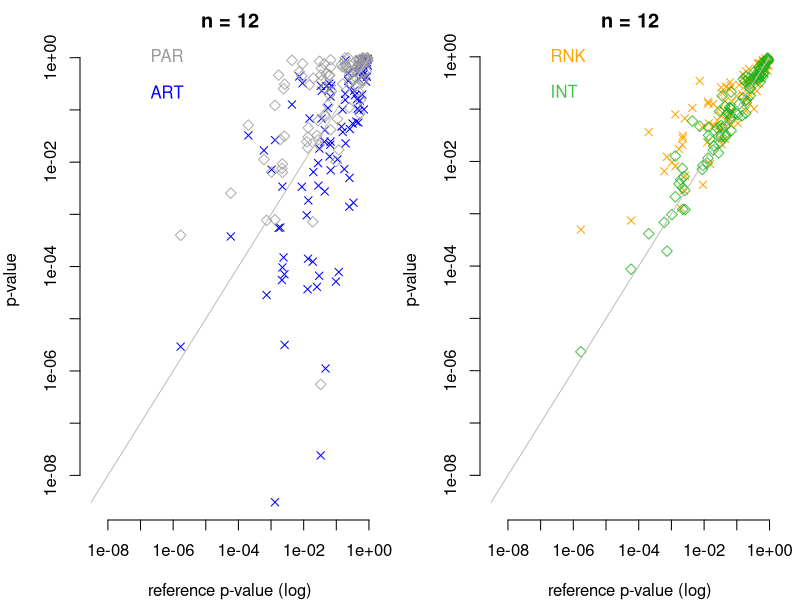

Reproduce this figure in R.
rm(list=ls())


df <- read.csv("p-values-12-interaction.csv", sep=",", header=TRUE, strip.white=TRUE)

min = min(df$pX1X2,df$artX1X2,df$intX1X2,df$parX1X2)
max = max(df$pX1X2,df$artX1X2,df$intX1X2,df$parX1X2)

#min = min(df$pX1,df$artX1,df$parX1)
#max = max(df$pX1,df$artX1,df$parX1)

par(mfrow = c(1, 2), mar = c(4, 4, 2, 1))

plot(df$pX1X2,df$artX1X2, ylim=c(min, max), xlim=c(min,max), col="blue", log='xy', frame.plot=F, ylab="p-value", xlab="reference p-value (log)", pch=4, main = "n = 12")
par(new=TRUE)
plot(df$pX1X2,df$parX1X2, ylim=c(min, max), xlim=c(min,max),  col = rgb(.6,.6,.6, 0.8), log='xy', bty ="n", axes=F, frame.plot=F, xaxt='n', yaxt='n', xlab=NA, ylab=NA, pch=5)
par(new=TRUE)
#plot(df$pX1,df$intX1,  ylim=c(min, max), xlim=c(min,max), log='xy', col = "blue", bty ="n", axes=F, frame.plot=F, xaxt='n', yaxt='n', xlab=NA, ylab=NA)
curve(1*x, add = T,col="grey")

text(.0000001, max, "PAR", col = rgb(.6,.6,.6), pos = 4)
text(.0000001, 0.2, "ART", col = "blue", pos = 4)


#df <- read.csv("p-values-noeffe.csv", sep=",", header=TRUE, strip.white=TRUE)
min = min(df$pX1X2, df$rnkX1X2,df$intX1X2, df$artX1X2)
max = max(df$pX1X2, df$rnkX1X2,df$intX1X2, df$artX1X2)

#min = min(df$pX1X2, df$rnkX1X2,df$intX1X2)
#max = max(df$pX1X2, df$rnkX1X2,df$intX1X2)

plot(df$pX1X2,df$rnkX1X2, ylim=c(min, max), xlim=c(min,max), col="orange", log='xy', frame.plot=F, ylab="p-value", xlab="reference p-value (log)", pch=4, main = "n = 12")
par(new=TRUE)
plot(df$pX1X2,df$intX1X2, ylim=c(min, max), xlim=c(min,max), col = rgb(0.1, .7, 0.1, 0.8), log='xy', bty ="n", axes=F, frame.plot=F, xaxt='n', yaxt='n', xlab=NA, ylab=NA, pch=5)
par(new=TRUE)
#plot(df$pX1,df$intX1,  ylim=c(min, max), xlim=c(min,max), log='xy', col = "blue", bty ="n", axes=F, frame.plot=F, xaxt='n', yaxt='n', xlab=NA, ylab=NA)
curve(1*x, add = T,col="grey")

text(.0000001, max, "RNK", col = "orange", pos = 4)
text(.0000001, 0.2, "INT", col = rgb(0.1, .7, 0.1, 0.8), pos = 4)